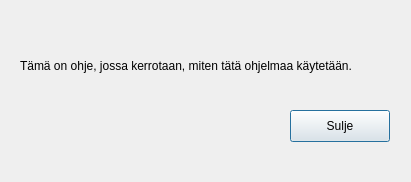
<?xml version="1.0" encoding="UTF-8"?>
<ui version="4.0">
 <class>Dialog</class>
 <widget class="QDialog" name="Dialog">
  <property name="geometry">
   <rect>
    <x>0</x>
    <y>0</y>
    <width>411</width>
    <height>182</height>
   </rect>
  </property>
  <property name="windowTitle">
   <string>Dialog</string>
  </property>
  <widget class="QLabel" name="label">
   <property name="geometry">
    <rect>
     <x>20</x>
     <y>20</y>
     <width>511</width>
     <height>91</height>
    </rect>
   </property>
   <property name="text">
    <string>Tämä on ohje, jossa kerrotaan, miten tätä ohjelmaa käytetään.</string>
   </property>
  </widget>
  <widget class="QPushButton" name="closePushButton">
   <property name="geometry">
    <rect>
     <x>290</x>
     <y>110</y>
     <width>100</width>
     <height>32</height>
    </rect>
   </property>
   <property name="text">
    <string>Sulje</string>
   </property>
  </widget>
 </widget>
 <resources/>
 <connections/>
</ui>
